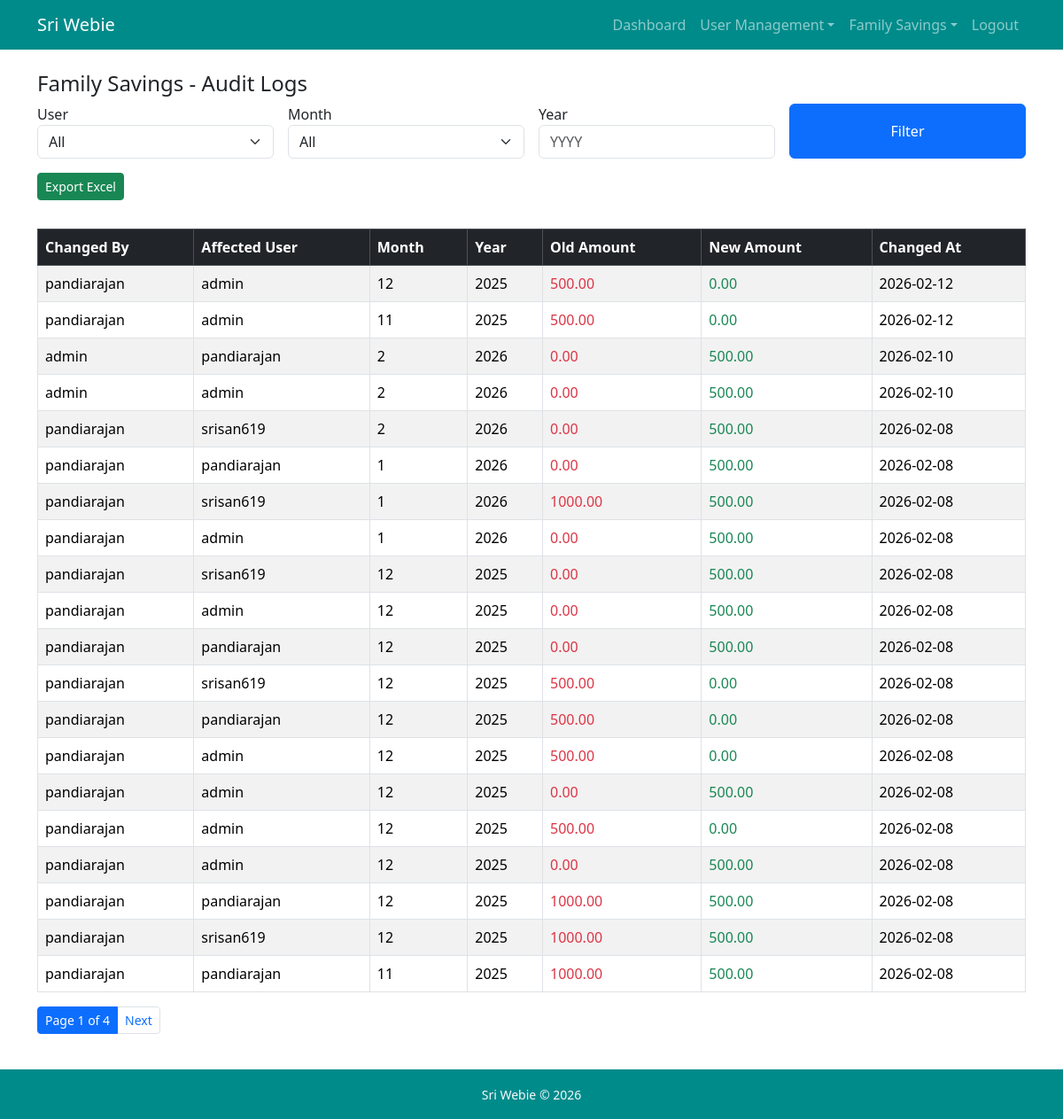
Screenshot of /family-savings/audit-logs/ (signed in) with the database file from the repository.
### family_savings/models.py (models this page shows, shortened)
class SavingsAuditLog(models.Model):
    changed_by = models.ForeignKey(
        User, on_delete=models.SET_NULL, null=True, related_name="savings_changes"
    )
    affected_by = models.ForeignKey(
        User, on_delete=models.CASCADE, related_name="affected_savings"
    )
    old_amount = models.DecimalField(decimal_places=2, max_digits=10)
    new_amount = models.DecimalField(decimal_places=2, max_digits=10)
    month = models.IntegerField()
    year = models.IntegerField()
    changed_at = models.DateTimeField(auto_now_add=True)

### users/models.py (models this page shows, shortened)
class User(AbstractUser):
    role = models.ForeignKey(Role, on_delete=models.PROTECT, null=True, blank=True)
    groups = models.ManyToManyField('auth.Group', related_name='custom_user_set', blank=True, help_text='The groups this user belongs to', verbose_name='groups')
    user_permissions = models.ManyToManyField('auth.Permission', related_name='custom_user_set', blank=True, help_text='Specific permissions for this user.', verbose_name='user permissions')

### family_savings/views.py (the view)
# urls.py: path("audit-logs/", savings_audit_log, name="savings_audit_log"),
@login_required
def savings_audit_log(request):
    if not is_admin(request.user):
        return HttpResponseForbidden("Access Denied")
    logs = SavingsAuditLog.objects.select_related(
        "changed_by", "affected_by"
    ).order_by("-changed_at")
    user_id = request.GET.get('user')
    month = request.GET.get('month')
    year = request.GET.get('year')
    if user_id:
        logs = logs.filter(affected_by=user_id)
    if month:
        logs = logs.filter(month=month)
    if year:
        logs = logs.filter(year=year)
    paginator = Paginator(logs, 20)
    page_number = request.GET.get("page")
    page_obj = paginator.get_page(page_number)
    users = User.objects.filter(is_active=True)
    return render(request, "family_savings/audit_logs.html", {
        "logs": page_obj,
        "users": users,
        "selected_user": user_id,
        "months": MONTHS,
        "selected_month": month,
        "selected_year": year,
        "page_obj": page_obj
        })

### users/views.py (called while the page is built)
def is_admin(user):
    return user.role and user.role.role_name == 'admin'

### family_savings/templates/family_savings/audit_logs.html (shortened to what this page needs)
{%extends "users/base.html" %}
{%block content%}
    <h4>Family Savings - Audit Logs</h4>
    <form method="get" class="row g-3 mb-3">
        <div class="col-md-3">
            <label for="user">User</label>
            <select name="user" id="user" class="form-select">
                <option value="">All</option>
            </select>
        </div>
        <div class="col-md-3">
            <label for="month">Month</label>
            <select name="month" id="month" class="form-select">
                <option value="">All</option>
            </select>
        </div>
        <div class="col-md-3">
            <label for="year">Year</label>
            <input type="number" name="year" class="form-control" placeholder="YYYY" value="{{selected_year}}">
        </div>
        <div class="col-md-3 d-flex">
            <button class="btn btn-primary w-100">Filter</button>
        </div>
    </form>
     <div class="mb-3">
        <a href="{% url 'export_audit_logs' %}" class="btn btn-success btn-sm">
            Export Excel
        </a>
     </div>
    <div class="table-responsive">
    <table class="table table-bordered table-striped mt-3">
        <thead class="table-dark">
            <tr>
                <th>Changed By</th>
                <th>Affected User</th>
                <th>Month</th>
                <th>Year</th>
                <th>Old Amount</th>
                <th>New Amount</th>
                <th>Changed At</th>
            </tr>
        </thead>
        <tbody>
            {% for log in logs %}
                <tr>
                    <td>{{log.changed_by.username}}</td>
                    <td>{{log.affected_by.username}}</td>
                    <td>{{log.month}}</td>
                    <td>{{log.year}}</td>
                    <td class="text-danger">{{log.old_amount}}</td>
                    <td class="text-success">{{log.new_amount}}</td>
                    <td>{{log.changed_at|date:"Y-m-d"}}</td>
                </tr>
                {%empty%}
                <tr>
                    <td colspan="7" class="text-center text-muted">
                        No audit records found
                    </td>
                </tr>
            {%endfor%}
        </tbody>
    </table>
    </div>
    {%include "includes/pagination.html"%}
{%endblock%}

### rows the page displays
SavingsAuditLog: changed_by.username "pandiarajan", affected_by.username "admin", month "12", year "2025", old_amount "500.00", new_amount "0.00", changed_at "2026-02-12"
SavingsAuditLog: changed_by.username "pandiarajan", affected_by.username "admin", month "11", year "2025", old_amount "500.00", new_amount "0.00", changed_at "2026-02-12"
SavingsAuditLog: changed_by.username "admin", affected_by.username "pandiarajan", month "2", year "2026", old_amount "0.00", new_amount "500.00", changed_at "2026-02-10"
SavingsAuditLog: changed_by.username "admin", affected_by.username "admin", month "2", year "2026", old_amount "0.00", new_amount "500.00", changed_at "2026-02-10"
SavingsAuditLog: changed_by.username "pandiarajan", affected_by.username "srisan619", month "2", year "2026", old_amount "0.00", new_amount "500.00", changed_at "2026-02-08"
SavingsAuditLog: changed_by.username "pandiarajan", affected_by.username "pandiarajan", month "1", year "2026", old_amount "0.00", new_amount "500.00", changed_at "2026-02-08"
SavingsAuditLog: changed_by.username "pandiarajan", affected_by.username "srisan619", month "1", year "2026", old_amount "1000.00", new_amount "500.00", changed_at "2026-02-08"
SavingsAuditLog: changed_by.username "pandiarajan", affected_by.username "admin", month "1", year "2026", old_amount "0.00", new_amount "500.00", changed_at "2026-02-08"
SavingsAuditLog: changed_by.username "pandiarajan", affected_by.username "srisan619", month "12", year "2025", old_amount "0.00", new_amount "500.00", changed_at "2026-02-08"
SavingsAuditLog: changed_by.username "pandiarajan", affected_by.username "admin", month "12", year "2025", old_amount "0.00", new_amount "500.00", changed_at "2026-02-08"
SavingsAuditLog: changed_by.username "pandiarajan", affected_by.username "pandiarajan", month "12", year "2025", old_amount "0.00", new_amount "500.00", changed_at "2026-02-08"
SavingsAuditLog: changed_by.username "pandiarajan", affected_by.username "srisan619", month "12", year "2025", old_amount "500.00", new_amount "0.00", changed_at "2026-02-08"
SavingsAuditLog: changed_by.username "pandiarajan", affected_by.username "pandiarajan", month "12", year "2025", old_amount "500.00", new_amount "0.00", changed_at "2026-02-08"
SavingsAuditLog: changed_by.username "pandiarajan", affected_by.username "admin", month "12", year "2025", old_amount "500.00", new_amount "0.00", changed_at "2026-02-08"
SavingsAuditLog: changed_by.username "pandiarajan", affected_by.username "admin", month "12", year "2025", old_amount "0.00", new_amount "500.00", changed_at "2026-02-08"
SavingsAuditLog: changed_by.username "pandiarajan", affected_by.username "admin", month "12", year "2025", old_amount "500.00", new_amount "0.00", changed_at "2026-02-08"
SavingsAuditLog: changed_by.username "pandiarajan", affected_by.username "admin", month "12", year "2025", old_amount "0.00", new_amount "500.00", changed_at "2026-02-08"
SavingsAuditLog: changed_by.username "pandiarajan", affected_by.username "pandiarajan", month "12", year "2025", old_amount "1000.00", new_amount "500.00", changed_at "2026-02-08"
SavingsAuditLog: changed_by.username "pandiarajan", affected_by.username "srisan619", month "12", year "2025", old_amount "1000.00", new_amount "500.00", changed_at "2026-02-08"
SavingsAuditLog: changed_by.username "pandiarajan", affected_by.username "pandiarajan", month "11", year "2025", old_amount "1000.00", new_amount "500.00", changed_at "2026-02-08"

### other values shown
{{ page_obj.number }} "1"
{{ page_obj.paginator.num_pages }} "4"
